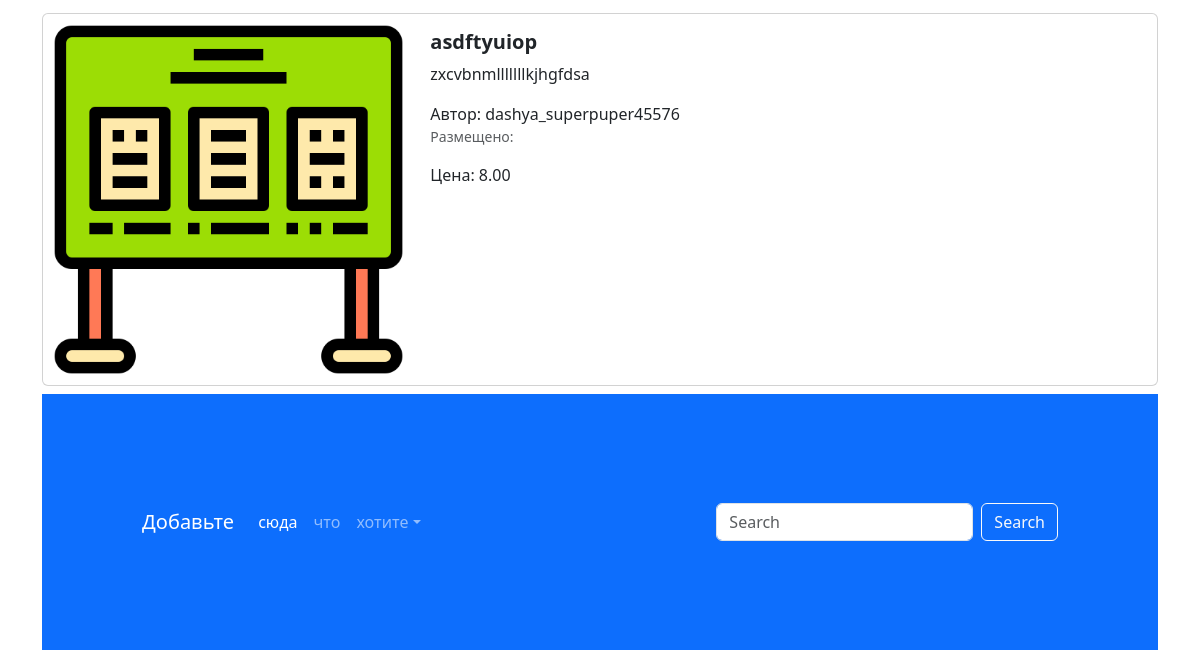
The app's page / (lower part), older data.
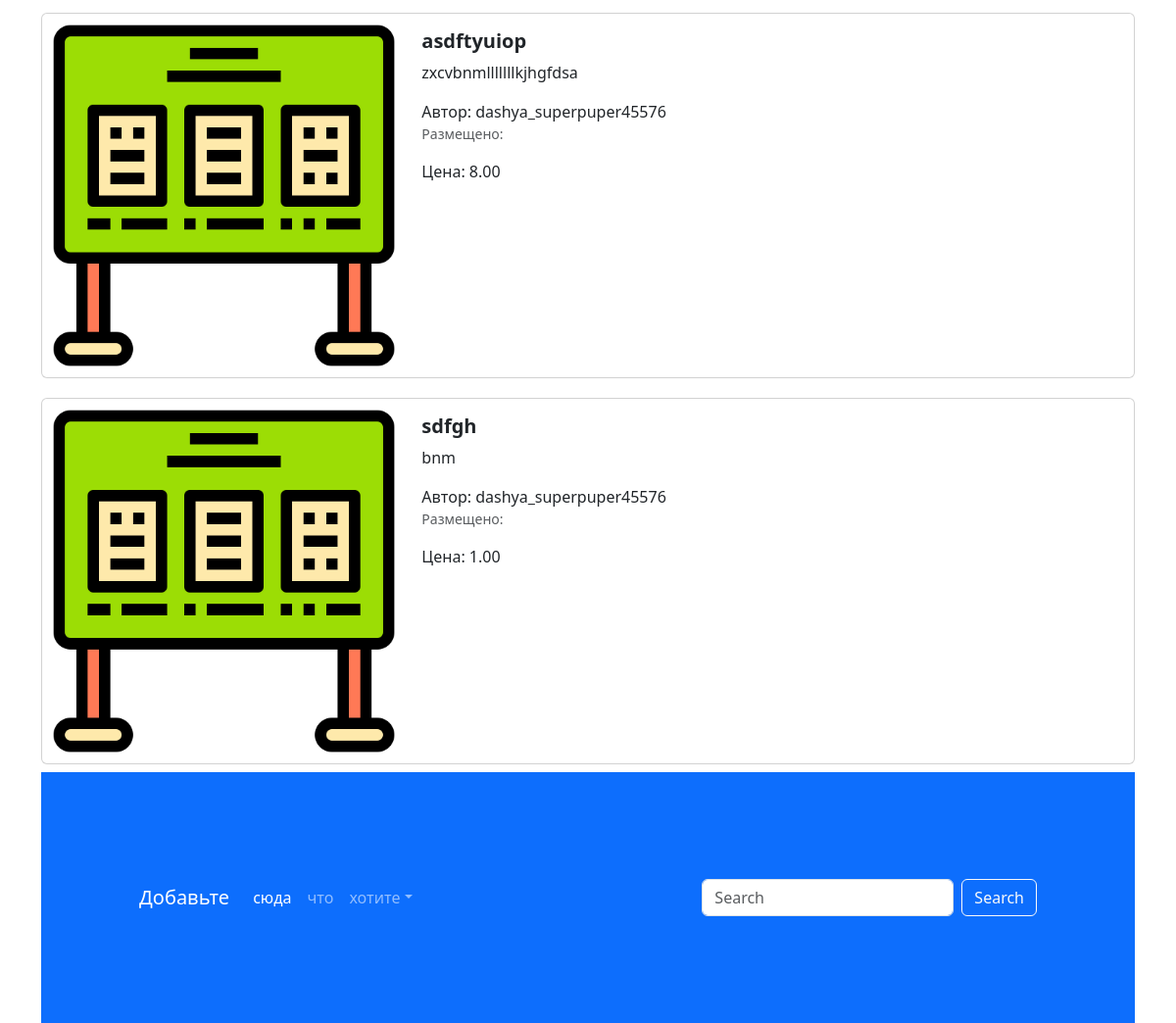
The same page, newer data.
### app_advertisment/models.py (models this page shows, shortened)
class Advertisement(models.Model):
    title = models.CharField('название', max_length=128)
    description = models.TextField('описание')
    price = models.DecimalField('цена', max_digits=12, decimal_places=2)
    auction = models.BooleanField('Торг', help_text='Отметьте, если торг уместен')
    created_at = models.DateTimeField(auto_now_add=True)
    update_at = models.DateTimeField(auto_now_add=True)
    user = models.ForeignKey(User, verbose_name='пользователь', on_delete=models.CASCADE)
    image = models.ImageField('Изображение', upload_to='advertisments/', null=True, blank=True)

### app_advertisment/views.py (the view)
# urls.py: path('', index),
def index(request):
    advertisements = Advertisement.objects.all()
    context = {'advertisements': advertisements}
    return render(request, 'app_advertisement/index.html', context)

### template/app_advertisement/index.html (shortened to what this page needs)
{% extends 'base.html' %}
{% load static %}
{% block content %}
<div class="container">
  {% for adv in advertisements %}
  <div class="col">
    <div class="card mb-2" style="max-width: 1200px; margin-top: 20px;">
      <div class="row g-0">
        <div class="col-md-4">
          <a href="advertisement.html" class="nav-link">
            <img src="{% if adv.image %} {{ adv.image.url }} {% else %} {% static 'img/123.png' %} {% endif %}" class="img-fluid rounded-start" alt="Card title">
          </a>
        </div>
        <div class="col-md-8">
          <div class="card-body">
            <h5 class="card-title">
              <a href="advertisement.html" class="nav-link"><strong> {{ adv.title }} </strong></a>
            </h5>
            <a href="advertisement.html" class="nav-link">
              <p class="card-text">
                {{ adv.description }}
              </p>
              <span>Автор: {{ adv.user }}</span>
              <p class="card-text"><small class="text-muted">Размещено: {{ adv.created_date }}</small></p>
              <span>Цена: {{ adv.price }} </span>
            </a>
          </div>
        </div>
      </div>
    </div>
  {% endfor %}
<footer style="padding: 100px;" class="bg-primary">
  <nav class="navbar navbar-expand-sm navbar-dark">
    <a class="navbar-brand" href="#">Добавьте</a>
    <div class="collapse navbar-collapse" id="collapsibleNavId">
      <ul class="navbar-nav me-auto mt-2 mt-lg-0">
        <li class="nav-item">
          <a class="nav-link active" href="#" aria-current="page">сюда</a>
        </li>
        <li class="nav-item">
          <a class="nav-link" href="#">что</a>
        </li>
        <li class="nav-item dropdown">
          <a class="nav-link dropdown-toggle" href="#" id="dropdownId" data-bs-toggle="dropdown" aria-haspopup="true"
             aria-expanded="false">хотите</a>
        </li>
      </ul>
      <form class="d-flex my-2 my-lg-0">
        <input class="form-control me-sm-2" type="text" placeholder="Search">
        <button class="btn btn-outline-light my-2 my-sm-0" type="submit">Search</button>
      </form>
    </div>
  </nav>
</footer>
{% endblock %}

### template/base.html (shortened to what this page needs)
{% load static %}
<html lang="en">
<head>
  <link href="{% static 'css/bootstrap.min.css' %}" rel="stylesheet">
  <link rel="stylesheet" href="{% static 'css/fontello.css' %}">
</head>
<body>
    {% block content %}
    {% endblock %}
</body>

Row changes from the older to the newer data that the page shows:
added Advertisement: title "sdfgh", description "bnm", user "dashya_superpuper45576", price "1.00"
